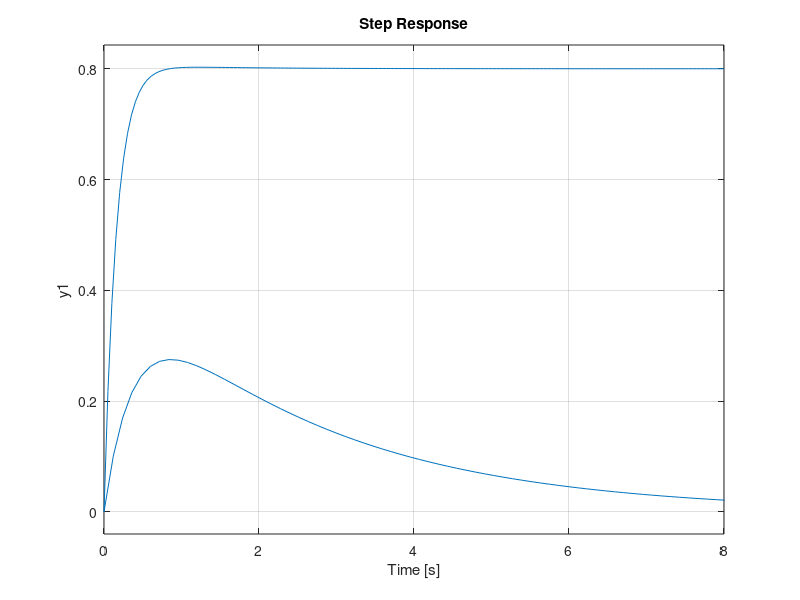

Write MATLAB code to recreate this figure.
% PID controller

num = [1 0];
den = [1 2 1];
Gp = tf(num,den);
H = 1;

M = feedback (Gp,H);
step(M);
grid on
hold on

%%
kp= 5;
ki=4;
kd= 0;

Gc = pid(kp,ki,kd);
Mc = feedback (Gc*Gp,H);
step (Mc)
